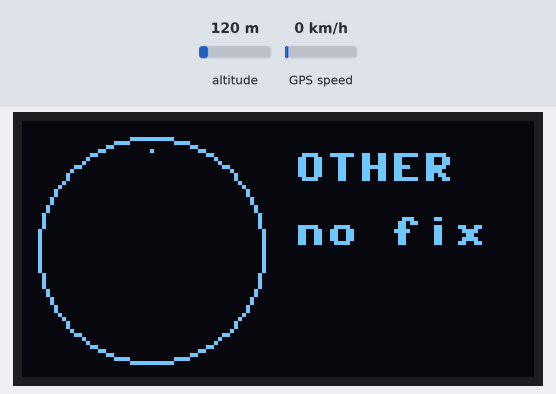
A program run on a simulated Raspberry Pi Pico running MicroPython. On the bench: 128×64 one-colour display. Inputs (shaded band) come from the test bench; at power-on: altitude 120 m, GPS speed 0 km/h. Random numbers come from a fixed seed; the GPS gets a fix after 3 s at 37.7749, -122.4194 with 8 satellites; no radio messages arrive unless stated (any console line starting 'radio sent:' is added by the test bench).

Above: at 5.7 s.

The program:

main.py
```python
"""
main.py -- Two-device LoRa GPS locator (Raspberry Pi Pico, MicroPython)

Same firmware runs on both devices. Each one:
  1. reads its own GPS coordinates
  2. broadcasts them over LoRa (direct SX1276/RFM95W register writes)
  3. listens for the other device's broadcast
  4. shows the other device's distance + bearing on the OLED

No server, no WiFi, no phone, no infrastructure -- fully self-contained.
Range is roughly 2-5km open field, 500m-2km in forest.

Reconstructed from conversation history. This is the bare-metal LoRa
version (no Meshtastic dependency) -- it drives the radio directly over
SPI. Verify pin assignments and the 915MHz register values against your
specific module before relying on it.

Hardware per device (~$35-40):
  - Raspberry Pi Pico 2 WH
  - GY-NEO6MV2 GPS (UART)
  - RA-02 / SX1276 / RFM95W 915MHz LoRa module (SPI)
  - SSD1306 OLED (I2C) for the standalone distance/arrow display
  - 3.7V LiPo + TP4056 charger

Antenna: the stock stub works; a wire cut to 82.2mm (quarter-wave at
915MHz) soldered to the antenna pad noticeably improves range.
"""

import time
import math
import urandom
from machine import UART, SPI, Pin, I2C

import ssd1306   # OLED driver -- copy ssd1306.py to device root

# ── This device's ID -- set differently on each of the two devices ───────
MY_ID = b'DEV1'      # set the other unit to b'DEV2'
OTHER_ID = b'DEV2'   # set the other unit to b'DEV1'

# ── GPS on UART1 (TX=GP4, RX=GP5) ────────────────────────────────────────
gps = UART(1, baudrate=9600, tx=Pin(4), rx=Pin(5))

# ── OLED on I2C0 (SDA=GP0, SCL=GP1) ──────────────────────────────────────
i2c = I2C(0, sda=Pin(0), scl=Pin(1), freq=400000)
oled = ssd1306.SSD1306_I2C(128, 64, i2c, addr=0x3C)

# ── SX1276 / RFM95W on SPI0 ──────────────────────────────────────────────
# Pico SPI0 defaults: SCK=GP18, MOSI=GP19, MISO=GP16
spi = SPI(0, baudrate=5_000_000, polarity=0, phase=0,
          sck=Pin(18), mosi=Pin(19), miso=Pin(16))
cs = Pin(17, Pin.OUT, value=1)
rst = Pin(20, Pin.OUT, value=1)

# ── SX1276 registers ─────────────────────────────────────────────────────
REG_FIFO        = 0x00
REG_OP_MODE     = 0x01
REG_PA_CONFIG   = 0x09
REG_FIFO_ADDR   = 0x0D
REG_TX_BASE     = 0x0E
REG_RX_BASE     = 0x0F
REG_RX_CURRENT  = 0x10
REG_IRQ_FLAGS   = 0x12
REG_RX_NB_BYTES = 0x13
REG_PKT_RSSI    = 0x1A
REG_PAYLOAD_LEN = 0x22
REG_IRQ_FLAGS_MASK = 0x11
MODE_LORA_SLEEP = 0x80
MODE_LORA_STDBY = 0x81
MODE_LORA_TX    = 0x83
MODE_LORA_RXCON = 0x85   # continuous receive

# IRQ flag bits
IRQ_TX_DONE     = 0x08
IRQ_PAYLOAD_CRC = 0x20
IRQ_RX_DONE     = 0x40


def sx_write(reg, val):
    """Write one register (MSB of address set = write)."""
    cs(0)
    spi.write(bytes([(reg & 0x7F) | 0x80, val & 0xFF]))
    cs(1)


def sx_read(reg):
    """Read one register via a full-duplex SPI transaction."""
    buf = bytearray([reg & 0x7F, 0x00])
    cs(0)
    spi.write_readinto(buf, buf)
    cs(1)
    return buf[1]


def lora_init():
    """Reset and configure the SX1276 for 915 MHz LoRa, SF7, BW 125 kHz."""
    rst(0)
    time.sleep_ms(10)
    rst(1)
    time.sleep_ms(10)

    # LongRangeMode can only be changed in Sleep
    sx_write(REG_OP_MODE, MODE_LORA_SLEEP)
    time.sleep_ms(10)
    sx_write(REG_OP_MODE, MODE_LORA_STDBY)

    # Frf = 915e6 / (32e6 / 2^19) = 0xE4C000
    sx_write(0x06, 0xE4)                      # freq MSB
    sx_write(0x07, 0xC0)                      # freq MID
    sx_write(0x08, 0x00)                      # freq LSB
    sx_write(REG_PA_CONFIG, 0x8F)             # PA_BOOST, max power
    sx_write(0x1D, 0x72)                      # BW 125kHz, CR 4/5, explicit header
    sx_write(0x1E, 0x74)                      # SF7, CRC on
    sx_write(0x26, 0x04)                      # LowDataRateOptimize off
    sx_write(REG_IRQ_FLAGS, 0xFF)             # clear sticky IRQs
    sx_write(REG_FIFO_ADDR, sx_read(REG_RX_BASE))


def lora_send(payload):
    """Transmit a LoRa packet. Payload max 255 bytes."""
    if not payload or len(payload) > 255:
        return

    sx_write(REG_OP_MODE, MODE_LORA_STDBY)
    sx_write(REG_IRQ_FLAGS, 0xFF)
    sx_write(REG_FIFO_ADDR, sx_read(REG_TX_BASE))
    for b in payload:
        sx_write(REG_FIFO, b)
    sx_write(REG_PAYLOAD_LEN, len(payload))
    sx_write(REG_OP_MODE, MODE_LORA_TX)

    deadline = time.ticks_ms() + 3000
    while time.ticks_diff(deadline, time.ticks_ms()) > 0:
        if sx_read(REG_IRQ_FLAGS) & IRQ_TX_DONE:
            break
        time.sleep_ms(5)

    sx_write(REG_IRQ_FLAGS, 0xFF)
    sx_write(REG_OP_MODE, MODE_LORA_STDBY)


def lora_receive(timeout_ms=2000):
    """Listen for one LoRa packet. Returns payload bytes or None.

    CRC errors are discarded and listening continues until timeout so a
    single corrupted frame does not abort the whole RX window.
    """
    sx_write(REG_OP_MODE, MODE_LORA_STDBY)
    sx_write(REG_IRQ_FLAGS, 0xFF)
    sx_write(REG_FIFO_ADDR, sx_read(REG_RX_BASE))
    sx_write(REG_OP_MODE, MODE_LORA_RXCON)

    deadline = time.ticks_ms() + timeout_ms
    try:
        while time.ticks_diff(deadline, time.ticks_ms()) > 0:
            flags = sx_read(REG_IRQ_FLAGS)
            if flags & IRQ_RX_DONE:
                sx_write(REG_IRQ_FLAGS, 0xFF)
                if flags & IRQ_PAYLOAD_CRC:
                    # Bad CRC -- keep listening for a clean packet
                    continue
                n = sx_read(REG_RX_NB_BYTES)
                if n == 0 or n > 255:
                    continue
                sx_write(REG_FIFO_ADDR, sx_read(REG_RX_CURRENT))
                return bytes(sx_read(REG_FIFO) for _ in range(n))
            time.sleep_ms(5)
        return None
    finally:
        sx_write(REG_OP_MODE, MODE_LORA_STDBY)
        sx_write(REG_IRQ_FLAGS, 0xFF)


# ── GPS ──────────────────────────────────────────────────────────────────
def parse_rmc_sentence(line):
    """Parse a GPRMC/GNRMC (any talker) NMEA sentence into (lat, lon).

    Accepts bytes or str. Returns (None, None) on invalid/no-fix.
    Pure function so host unit tests can exercise it without UART hardware.
    """
    try:
        if isinstance(line, bytes):
            text = line.decode('ascii', 'ignore')
        else:
            text = str(line)
        text = text.strip()
        # Drop checksum tail if present
        if '*' in text:
            text = text.split('*', 1)[0]
        # Find $xxRMC (GP/GN/GL/GA and other talkers all end in RMC)
        start = text.find('$')
        if start < 0:
            return None, None
        text = text[start:]
        parts = text.split(',')
        if len(parts) < 7 or 'RMC' not in parts[0]:
            return None, None
        if parts[2] != 'A':                     # A = valid fix
            return None, None
        rlat = float(parts[3])
        rlon = float(parts[5])
        # NMEA: DDMM.MMMM / DDDMM.MMMM
        lat = int(rlat // 100) + (rlat % 100) / 60.0
        lon = int(rlon // 100) + (rlon % 100) / 60.0
        if parts[4] == 'S':
            lat = -lat
        if parts[6] == 'W':
            lon = -lon
        if not (-90.0 <= lat <= 90.0 and -180.0 <= lon <= 180.0):
            return None, None
        return lat, lon
    except (ValueError, IndexError, TypeError):
        return None, None


def read_gps(timeout_ms=8000):
    """Parse GPRMC/GNRMC for a valid fix. Returns (lat, lon) or (None, None)."""
    # Drain stale buffer so we prefer a fresh fix
    while gps.any():
        try:
            gps.readline()
        except Exception:
            break

    deadline = time.ticks_ms() + timeout_ms
    while time.ticks_diff(deadline, time.ticks_ms()) > 0:
        if gps.any():
            line = gps.readline()
            if line and b'RMC' in line:
                lat, lon = parse_rmc_sentence(line)
                if lat is not None:
                    return lat, lon
        else:
            time.sleep_ms(20)
    return None, None


# ── Payload ──────────────────────────────────────────────────────────────
# MicroPython's int.to_bytes()/int.from_bytes() take no 'signed' argument,
# so negative values (western longitudes, southern latitudes) are handled
# manually as two's complement. Both devices run this same file, so the
# encoding and decoding stay in agreement.
def i32_to_bytes(value):
    """Encode a signed int as 4 bytes big-endian two's complement."""
    return (value & 0xFFFFFFFF).to_bytes(4, 'big')


def i32_from_bytes(raw):
    """Decode 4 bytes big-endian two's complement as a signed int."""
    if raw is None or len(raw) < 4:
        raise ValueError('need 4 bytes')
    value = int.from_bytes(raw[:4], 'big')
    return value - 0x100000000 if value & 0x80000000 else value


def make_payload(device_id, lat, lon):
    """Build a 12-byte location packet: id(4) + lat_i32 + lon_i32."""
    if not isinstance(device_id, (bytes, bytearray)) or len(device_id) != 4:
        raise ValueError('device_id must be 4 bytes')
    lat_int = int(round(lat * 1_000_000))
    lon_int = int(round(lon * 1_000_000))
    data = bytearray(device_id)
    data += i32_to_bytes(lat_int)
    data += i32_to_bytes(lon_int)
    return bytes(data)


def parse_payload(data):
    """Returns (device_id, lat, lon) or None."""
    if data is None or len(data) < 12:
        return None
    device_id = bytes(data[0:4])
    try:
        lat = i32_from_bytes(data[4:8]) / 1_000_000
        lon = i32_from_bytes(data[8:12]) / 1_000_000
    except ValueError:
        return None
    if not (-90.0 <= lat <= 90.0 and -180.0 <= lon <= 180.0):
        return None
    return device_id, lat, lon


# ── Math ─────────────────────────────────────────────────────────────────
def haversine_miles(lat1, lon1, lat2, lon2):
    """Great-circle distance in miles."""
    R = 3958.8
    dlat = math.radians(lat2 - lat1)
    dlon = math.radians(lon2 - lon1)
    a = (math.sin(dlat / 2) ** 2 +
         math.cos(math.radians(lat1)) * math.cos(math.radians(lat2)) *
         math.sin(dlon / 2) ** 2)
    # Clamp for floating-point edge cases at antipodes
    a = min(1.0, max(0.0, a))
    return R * 2 * math.atan2(math.sqrt(a), math.sqrt(1 - a))


def bearing_to(lat1, lon1, lat2, lon2):
    """Initial true-north bearing in degrees from point 1 to point 2."""
    dlon = math.radians(lon2 - lon1)
    lat1r, lat2r = math.radians(lat1), math.radians(lat2)
    x = math.sin(dlon) * math.cos(lat2r)
    y = (math.cos(lat1r) * math.sin(lat2r) -
         math.sin(lat1r) * math.cos(lat2r) * math.cos(dlon))
    return (math.degrees(math.atan2(x, y)) + 360) % 360


# ── OLED ─────────────────────────────────────────────────────────────────
def _draw_circle(cx, cy, r, color=1):
    """Draw a circle using FrameBuffer.ellipse (standard MicroPython)."""
    # micropython-lib ssd1306 subclasses FrameBuffer, which has ellipse()
    # (not circle) since MicroPython 1.20.
    oled.ellipse(cx, cy, r, r, color)


def draw_arrow(bearing, distance_mi):
    oled.fill(0)
    cx, cy, r = 32, 32, 28
    _draw_circle(cx, cy, r, 1)
    oled.pixel(cx, cy - r + 3, 1)   # north tick

    if bearing is not None:
        angle = math.radians(bearing - 90)
        tip_x = int(cx + (r - 4) * math.cos(angle))
        tip_y = int(cy + (r - 4) * math.sin(angle))
        tail_x = int(cx - (r - 12) * math.cos(angle))
        tail_y = int(cy - (r - 12) * math.sin(angle))
        oled.line(tail_x, tail_y, tip_x, tip_y, 1)
        oled.fill_rect(tip_x - 2, tip_y - 2, 4, 4, 1)

    oled.text("OTHER", 68, 8, 1)
    if distance_mi is not None:
        oled.text("{:.1f}mi".format(distance_mi), 68, 24, 1)
        if bearing is not None:
            oled.text("{:d}deg".format(int(bearing)), 68, 40, 1)
    else:
        oled.text("no fix", 68, 24, 1)
    oled.show()


# ── Main loop ────────────────────────────────────────────────────────────
def main():
    lora_init()
    other_lat = other_lon = None

    while True:
        my_lat, my_lon = read_gps(timeout_ms=8000)

        if my_lat is not None:
            # Random TX jitter so two units that wake together are less
            # likely to collide on the same channel.
            time.sleep_ms(urandom.getrandbits(8) * 4)  # 0–1020 ms
            try:
                lora_send(make_payload(MY_ID, my_lat, my_lon))
            except Exception:
                lora_init()  # recover radio if SPI glitched

        # Listen for the other device (window covers some of their jitter)
        packet = lora_receive(timeout_ms=2500)
        parsed = parse_payload(packet)
        if parsed is not None:
            device_id, lat, lon = parsed
            if device_id == OTHER_ID:
                other_lat, other_lon = lat, lon

        bearing = distance = None
        # Use `is not None` so 0.0 (equator / prime meridian) is valid
        if (my_lat is not None and my_lon is not None and
                other_lat is not None and other_lon is not None):
            bearing = bearing_to(my_lat, my_lon, other_lat, other_lon)
            distance = haversine_miles(my_lat, my_lon, other_lat, other_lon)

        draw_arrow(bearing, distance)
        time.sleep(2)


main()
```
